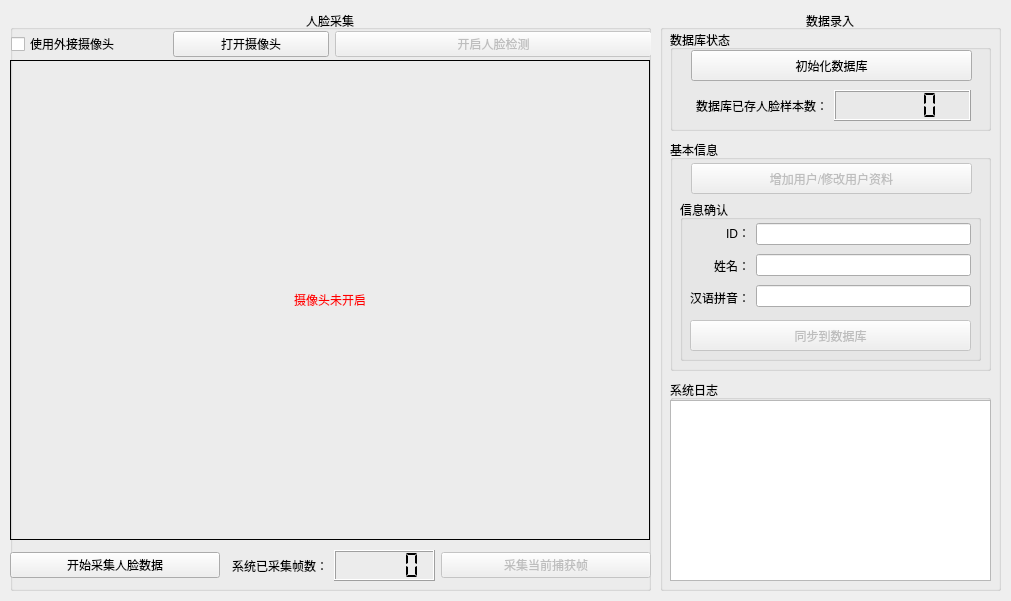
<?xml version="1.0" encoding="UTF-8"?>
<ui version="4.0">
 <class>dataRecordUI</class>
 <widget class="QWidget" name="dataRecordUI">
  <property name="geometry">
   <rect>
    <x>0</x>
    <y>0</y>
    <width>1011</width>
    <height>601</height>
   </rect>
  </property>
  <property name="windowTitle">
   <string>OpenCV Face Recognition System - DataRecord</string>
  </property>
  <widget class="QGroupBox" name="faceRecordGroupBox">
   <property name="geometry">
    <rect>
     <x>10</x>
     <y>10</y>
     <width>641</width>
     <height>581</height>
    </rect>
   </property>
   <property name="title">
    <string>人脸采集</string>
   </property>
   <property name="alignment">
    <set>Qt::AlignCenter</set>
   </property>
   <property name="flat">
    <bool>false</bool>
   </property>
   <widget class="QLabel" name="faceDetectCaptureLabel">
    <property name="geometry">
     <rect>
      <x>0</x>
      <y>50</y>
      <width>640</width>
      <height>480</height>
     </rect>
    </property>
    <property name="frameShape">
     <enum>QFrame::Box</enum>
    </property>
    <property name="text">
     <string>&lt;font color=red&gt;摄像头未开启&lt;/font&gt;</string>
    </property>
    <property name="alignment">
     <set>Qt::AlignCenter</set>
    </property>
   </widget>
   <widget class="QWidget" name="layoutWidget_2">
    <property name="geometry">
     <rect>
      <x>0</x>
      <y>540</y>
      <width>641</width>
      <height>31</height>
     </rect>
    </property>
    <layout class="QHBoxLayout" name="faceRecordHorizontalLayout">
     <item>
      <widget class="QPushButton" name="startFaceRecordButton">
       <property name="enabled">
        <bool>true</bool>
       </property>
       <property name="text">
        <string>开始采集人脸数据</string>
       </property>
      </widget>
     </item>
     <item>
      <layout class="QHBoxLayout" name="faceRecordCountHorizontalLayout">
       <item>
        <widget class="QLabel" name="faceRecordCountLabel">
         <property name="text">
          <string>系统已采集帧数：</string>
         </property>
         <property name="alignment">
          <set>Qt::AlignRight|Qt::AlignTrailing|Qt::AlignVCenter</set>
         </property>
        </widget>
       </item>
       <item>
        <widget class="QLCDNumber" name="faceRecordCountLcdNum">
         <property name="segmentStyle">
          <enum>QLCDNumber::Flat</enum>
         </property>
        </widget>
       </item>
      </layout>
     </item>
     <item>
      <widget class="QPushButton" name="enableFaceRecordButton">
       <property name="enabled">
        <bool>false</bool>
       </property>
       <property name="text">
        <string>采集当前捕获帧</string>
       </property>
      </widget>
     </item>
    </layout>
   </widget>
   <widget class="QWidget" name="layoutWidget">
    <property name="geometry">
     <rect>
      <x>1</x>
      <y>21</y>
      <width>641</width>
      <height>27</height>
     </rect>
    </property>
    <layout class="QHBoxLayout" name="controlHorizontalLayout">
     <item>
      <layout class="QHBoxLayout" name="webcamHorizontalLayout">
       <item>
        <widget class="QCheckBox" name="useExternalCameraCheckBox">
         <property name="text">
          <string>使用外接摄像头</string>
         </property>
        </widget>
       </item>
       <item>
        <widget class="QPushButton" name="startWebcamButton">
         <property name="text">
          <string>打开摄像头</string>
         </property>
        </widget>
       </item>
      </layout>
     </item>
     <item>
      <widget class="QPushButton" name="enableFaceDetectButton">
       <property name="enabled">
        <bool>false</bool>
       </property>
       <property name="text">
        <string>开启人脸检测</string>
       </property>
      </widget>
     </item>
    </layout>
   </widget>
   <zorder>layoutWidget_2</zorder>
   <zorder>faceDetectCaptureLabel</zorder>
   <zorder>layoutWidget</zorder>
  </widget>
  <widget class="QGroupBox" name="dataGroupBox">
   <property name="geometry">
    <rect>
     <x>660</x>
     <y>10</y>
     <width>341</width>
     <height>581</height>
    </rect>
   </property>
   <property name="title">
    <string>数据录入</string>
   </property>
   <property name="alignment">
    <set>Qt::AlignCenter</set>
   </property>
   <widget class="QGroupBox" name="userInfoGroupBox">
    <property name="geometry">
     <rect>
      <x>10</x>
      <y>130</y>
      <width>321</width>
      <height>231</height>
     </rect>
    </property>
    <property name="title">
     <string>基本信息</string>
    </property>
    <widget class="QGroupBox" name="infoConfirmGroupBox">
     <property name="geometry">
      <rect>
       <x>10</x>
       <y>60</y>
       <width>301</width>
       <height>161</height>
      </rect>
     </property>
     <property name="title">
      <string>信息确认</string>
     </property>
     <widget class="QWidget" name="layoutWidget_3">
      <property name="geometry">
       <rect>
        <x>10</x>
        <y>20</y>
        <width>281</width>
        <height>91</height>
       </rect>
      </property>
      <layout class="QHBoxLayout" name="infoConfirmHorizontalLayout">
       <item>
        <layout class="QVBoxLayout" name="keyVerticalLayout">
         <item>
          <widget class="QLabel" name="stuIDLabel">
           <property name="frameShape">
            <enum>QFrame::NoFrame</enum>
           </property>
           <property name="text">
            <string>ID：</string>
           </property>
           <property name="alignment">
            <set>Qt::AlignRight|Qt::AlignTrailing|Qt::AlignVCenter</set>
           </property>
          </widget>
         </item>
         <item>
          <widget class="QLabel" name="cnNameLabel">
           <property name="frameShape">
            <enum>QFrame::NoFrame</enum>
           </property>
           <property name="text">
            <string>姓名：</string>
           </property>
           <property name="alignment">
            <set>Qt::AlignRight|Qt::AlignTrailing|Qt::AlignVCenter</set>
           </property>
          </widget>
         </item>
         <item>
          <widget class="QLabel" name="enNameLabel">
           <property name="frameShape">
            <enum>QFrame::NoFrame</enum>
           </property>
           <property name="text">
            <string>汉语拼音：</string>
           </property>
           <property name="alignment">
            <set>Qt::AlignRight|Qt::AlignTrailing|Qt::AlignVCenter</set>
           </property>
          </widget>
         </item>
        </layout>
       </item>
       <item>
        <layout class="QVBoxLayout" name="valueVerticalLayout">
         <item>
          <widget class="QLineEdit" name="stuIDLineEdit">
           <property name="focusPolicy">
            <enum>Qt::StrongFocus</enum>
           </property>
           <property name="readOnly">
            <bool>true</bool>
           </property>
          </widget>
         </item>
         <item>
          <widget class="QLineEdit" name="cnNameLineEdit">
           <property name="focusPolicy">
            <enum>Qt::StrongFocus</enum>
           </property>
           <property name="readOnly">
            <bool>true</bool>
           </property>
          </widget>
         </item>
         <item>
          <widget class="QLineEdit" name="enNameLineEdit">
           <property name="focusPolicy">
            <enum>Qt::StrongFocus</enum>
           </property>
           <property name="readOnly">
            <bool>true</bool>
           </property>
          </widget>
         </item>
        </layout>
       </item>
      </layout>
     </widget>
     <widget class="QPushButton" name="migrateToDbButton">
      <property name="enabled">
       <bool>false</bool>
      </property>
      <property name="geometry">
       <rect>
        <x>10</x>
        <y>120</y>
        <width>281</width>
        <height>31</height>
       </rect>
      </property>
      <property name="text">
       <string>同步到数据库</string>
      </property>
      <property name="autoDefault">
       <bool>false</bool>
      </property>
     </widget>
    </widget>
    <widget class="QPushButton" name="addOrUpdateUserInfoButton">
     <property name="enabled">
      <bool>false</bool>
     </property>
     <property name="geometry">
      <rect>
       <x>21</x>
       <y>23</y>
       <width>281</width>
       <height>31</height>
      </rect>
     </property>
     <property name="text">
      <string>增加用户/修改用户资料</string>
     </property>
     <property name="autoDefault">
      <bool>false</bool>
     </property>
    </widget>
   </widget>
   <widget class="QGroupBox" name="logGroupBox">
    <property name="geometry">
     <rect>
      <x>10</x>
      <y>370</y>
      <width>321</width>
      <height>201</height>
     </rect>
    </property>
    <property name="title">
     <string>系统日志</string>
    </property>
    <widget class="QTextEdit" name="logTextEdit">
     <property name="geometry">
      <rect>
       <x>0</x>
       <y>20</y>
       <width>321</width>
       <height>181</height>
      </rect>
     </property>
    </widget>
   </widget>
   <widget class="QGroupBox" name="dbGroupBox">
    <property name="geometry">
     <rect>
      <x>10</x>
      <y>20</y>
      <width>321</width>
      <height>101</height>
     </rect>
    </property>
    <property name="title">
     <string>数据库状态</string>
    </property>
    <widget class="QWidget" name="layoutWidget_4">
     <property name="geometry">
      <rect>
       <x>20</x>
       <y>60</y>
       <width>281</width>
       <height>31</height>
      </rect>
     </property>
     <layout class="QHBoxLayout" name="dbUserCountHorizontalLayout">
      <item>
       <widget class="QLabel" name="dbUserCountLabel">
        <property name="text">
         <string>数据库已存人脸样本数：</string>
        </property>
        <property name="alignment">
         <set>Qt::AlignRight|Qt::AlignTrailing|Qt::AlignVCenter</set>
        </property>
       </widget>
      </item>
      <item>
       <widget class="QLCDNumber" name="dbUserCountLcdNum">
        <property name="segmentStyle">
         <enum>QLCDNumber::Flat</enum>
        </property>
       </widget>
      </item>
     </layout>
    </widget>
    <widget class="QPushButton" name="initDbButton">
     <property name="geometry">
      <rect>
       <x>21</x>
       <y>20</y>
       <width>281</width>
       <height>31</height>
      </rect>
     </property>
     <property name="text">
      <string>初始化数据库</string>
     </property>
    </widget>
   </widget>
  </widget>
 </widget>
 <resources/>
 <connections/>
</ui>
